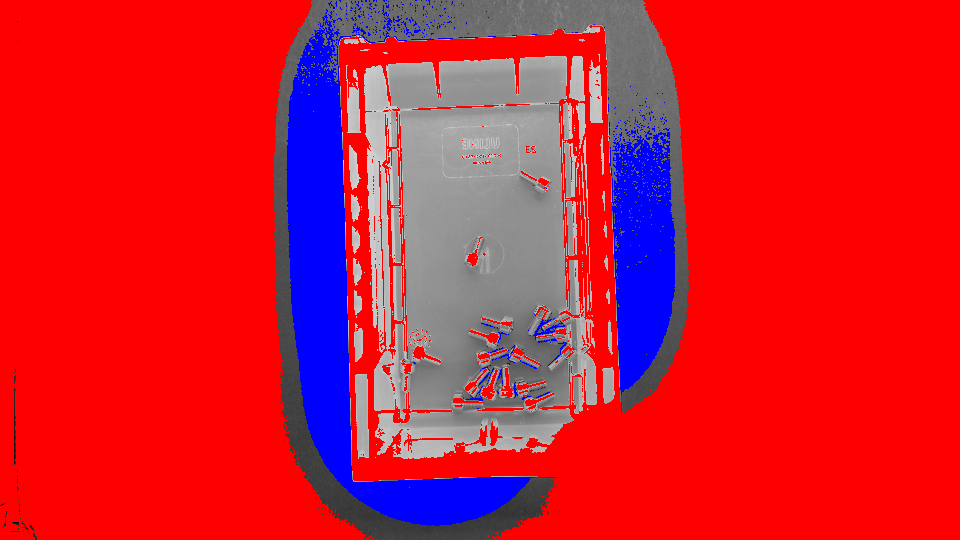
#> input picture dev/approaches/_abs_frame_focused.png, 960 x 540 px, given in place of gt27_0.png, which was not available
$ python _exp3.py
#> lines starting #> are read from the running program, lines starting #| are printed output that depends on the picture; after the words box and inside, x2 and y2 are one past the last pixel; in counts of white or black regions, pixels touching at a corner belong together
import cv2,numpy as np
S=2
for n in ['gt27_0','frame_focused','white']:
    f=cv2.imread(n+'.png'); H,W=f.shape[:2]
#> further down, f is the input picture: shape (540, 960, 3); mean B, G, R 51, 30.5, 207.5
#> after `H, W = f.shape[:2]`: H = 540; W = 960
    g=cv2.resize(cv2.cvtColor(f,6),(W//S,H//S),interpolation=cv2.INTER_AREA)
    gb=cv2.GaussianBlur(g,(0,0),2)
    _,br=cv2.threshold(gb,0,255,8)
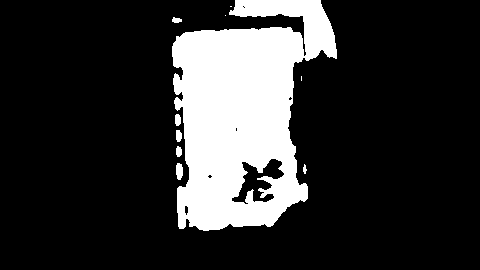
#> br: shape (270, 480); 19% white; 10 white regions (3 under 20 px), largest, box (x1, y1, x2, y2) and area: (172, 0, 337, 231) 24283, (176, 163, 183, 180) 99, (175, 114, 181, 126) 62
    k=max(3,(min(g.shape)//20)|1)
#> k = 13
    br=cv2.morphologyEx(br,cv2.MORPH_CLOSE,cv2.getStructuringElement(2,(k,k)))
#> br: shape (270, 480); 20.4% white; 3 white regions (1 under 20 px)
    nl,lab,st,_=cv2.connectedComponentsWithStats(br); i=1+np.argmax(st[1:,4])
#> after `nl, lab, st, _ = cv2.connectedComponentsWithStats(br)`:
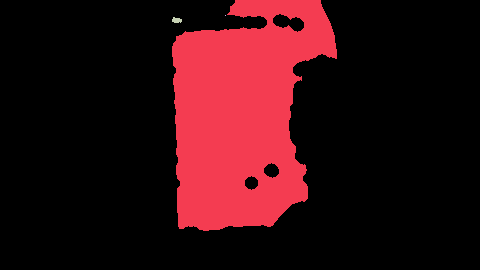
#> lab: shape (270, 480) int32; 4 distinct labels, from 0 to 3; one colour per label, 0 black
#> after `nl, lab, st, _ = cv2.connectedComponentsWithStats(br)`: nl = 4; st = [[0, 0, 480, 270, 103158], [172, 0, 165, 231, 26396], [225, 15, 1, 1, 1], [172, 17, 10, 6, 45]]
#> after `i = 1 + np.argmax(st[1:, 4])`: i = 1
    cs,_=cv2.findContours((lab==i).astype(np.uint8),0,2); hull=cv2.convexHull(max(cs,key=cv2.contourArea))
#> after `cs, _ = cv2.findContours((lab == i).astype(np.uint8), 0, 2)`: cs = 1 contour; box (x1, y1, x2, y2) and area: (172, 0, 337, 231) 26616
#> after `hull = cv2.convexHull(max(cs, key=cv2.contourArea))`: hull = contour of 19 points, box (x1, y1, x2, y2) (172, 0, 337, 231), area 31936
    binm=np.zeros_like(g); cv2.drawContours(binm,[hull],-1,255,-1)
#> after `cv2.drawContours(binm, [hull], -1, 255, -1)`:
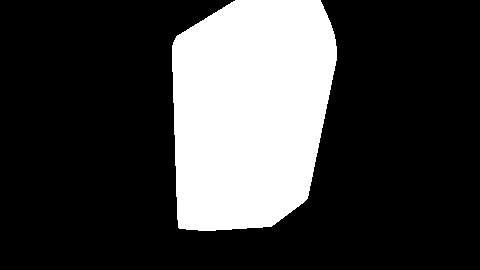
#> binm: shape (270, 480); 24.9% white; 1 white region, box (x1, y1, x2, y2) and area: (172, 0, 337, 231) 32272
    bw=st[i,2]; e=(bw//40)|1; binm=cv2.erode(binm,cv2.getStructuringElement(2,(e,e)))
#> after `bw = st[i, 2]`: bw = 165
#> after `e = bw // 40 | 1`: e = 5
#> after `binm = cv2.erode(binm, cv2.getStructuringElement(2, (e, e)))`: binm: shape (270, 480); 23.9% white; 1 white region, box (x1, y1, x2, y2) and area: (174, 0, 335, 229) 31031
    sm=cv2.resize(g,(W//8,H//8),interpolation=cv2.INTER_AREA)
    bg=cv2.resize(cv2.medianBlur(sm,15),(W//S,H//S)).astype(np.float32)
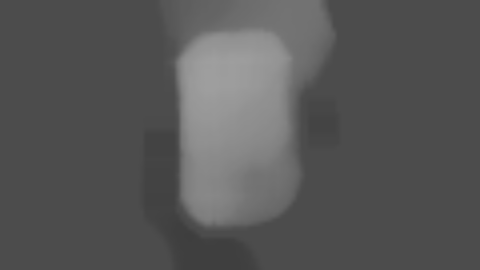
#> bg: shape (270, 480) float32; min 62, max 159, mean 87
    d=np.abs(g.astype(np.float32)-bg)
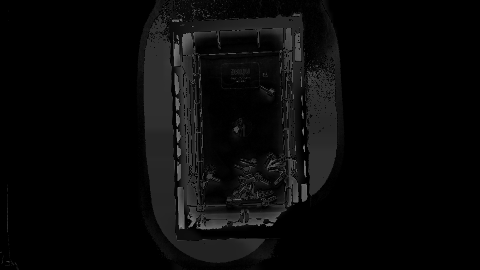
#> d: shape (270, 480) float32; min 0, max 129, mean 9
    v=d[binm>0]
    t,_=cv2.threshold(np.clip(v,0,255).astype(np.uint8).reshape(-1,1),0,255,8)
#> t = 31
    print(n,'otsu',t,'pct',np.percentile(v,[50,90,95,98,99,99.5]))
#| gt27_0 otsu 31.0 pct [ 12.  58.  74.  93. 102. 107.]
    m=((d>t)&(binm>0)).astype(np.uint8)*255
#> m: shape (270, 480); 7.3% white; 173 white regions (150 under 20 px), largest, box (x1, y1, x2, y2) and area: (174, 13, 304, 229) 6345, (305, 68, 332, 176) 1183, (278, 152, 299, 207) 363
    strong=((d>2*t)&(binm>0)).astype(np.uint8)*255
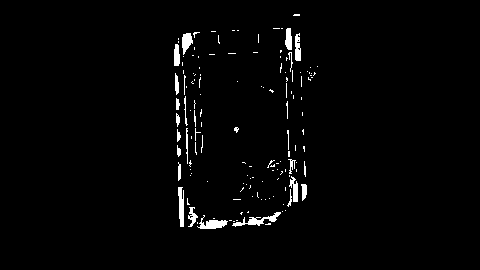
#> strong: shape (270, 480); 2% white; 142 white regions (116 under 20 px), largest, box (x1, y1, x2, y2) and area: (232, 212, 281, 227) 230, (197, 215, 228, 229) 206, (178, 187, 184, 227) 187
    vis=cv2.cvtColor(g,8); vis[m>0]=(0,200,255); vis[strong>0]=(0,0,255)
#> after `vis[strong > 0] = (0, 0, 255)`:
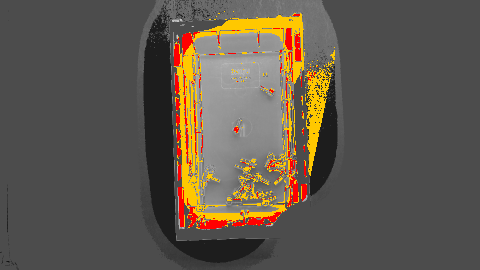
#> vis: shape (270, 480, 3); mean B, G, R 76.5, 87.2, 95.2
    cv2.imwrite('approaches/_m2_'+n+'.png',vis)
#> pass 2 of the loop `for n in ['gt27_0','frame_focused','white']:`:
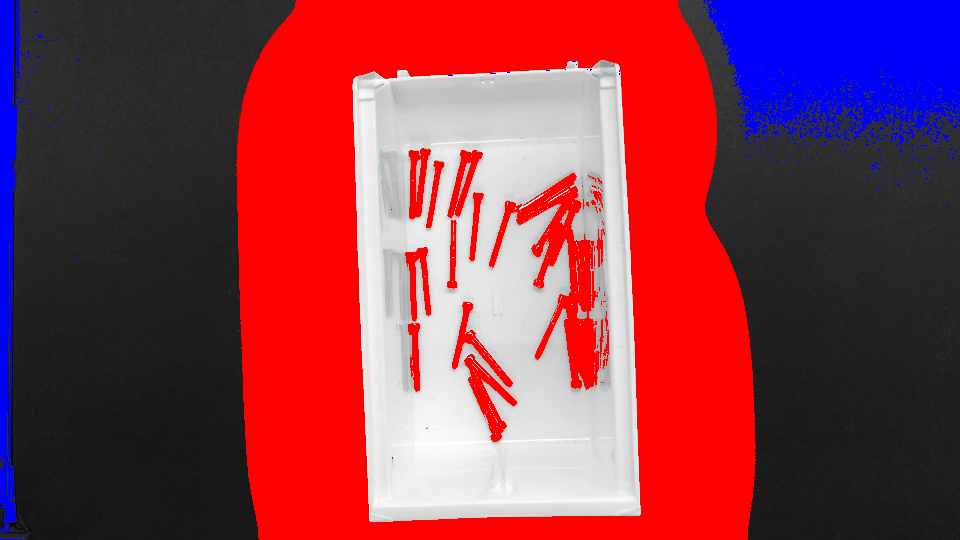
#> input picture dev/approaches/_abs_gt27_0.png, 960 x 540 px, given in place of frame_focused.png, which was not available
#> f is the input picture: shape (540, 960, 3); mean B, G, R 76.6, 59.5, 135.2
#> `br=cv2.morphologyEx(br,cv2.MORPH_CLOSE,cv2.getStructuringElement(2,(k,..`:
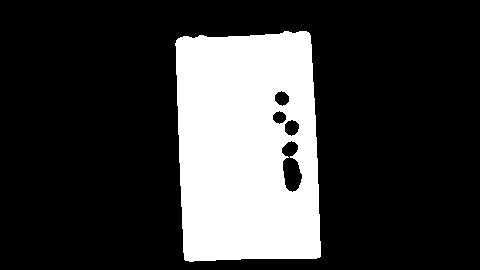
#> br: shape (270, 480); 23% white; 1 white region, box (x1, y1, x2, y2) and area: (175, 31, 321, 262) 29755
#> lab: shape (270, 480) int32; values 0 (black) and 1 (white), 23% white; 1 white region
#> nl = 2; st = [[0, 0, 480, 270, 99845], [175, 31, 146, 231, 29755]]
#> cs = 1 contour; box (x1, y1, x2, y2) and area: (175, 31, 321, 262) 30504
#> hull = contour of 29 points, box (x1, y1, x2, y2) (175, 31, 321, 262), area 31080
#> bw = 146
#> e = 3
#> t = 63
#| frame_focused otsu 63.0 pct [ 13. 126. 139. 148. 154. 157.]
#> m: shape (270, 480); 6% white; 26 white regions (13 under 20 px), largest, box (x1, y1, x2, y2) and area: (275, 32, 319, 224) 1896, (244, 86, 299, 195) 1757, (176, 36, 217, 228) 1408
#> strong: shape (270, 480); 2.4% white; 33 white regions (13 under 20 px), largest, box (x1, y1, x2, y2) and area: (232, 179, 258, 221) 290, (305, 118, 313, 175) 285, (294, 231, 320, 258) 281
#> `vis[strong > 0] = (0, 0, 255)`:
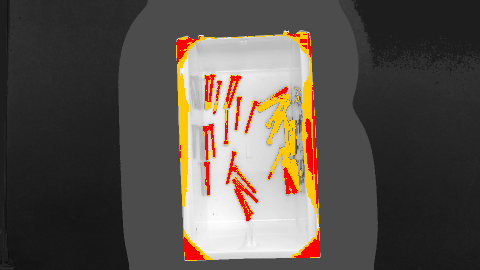
#> vis: shape (270, 480, 3); mean B, G, R 74.6, 81.9, 89.9
